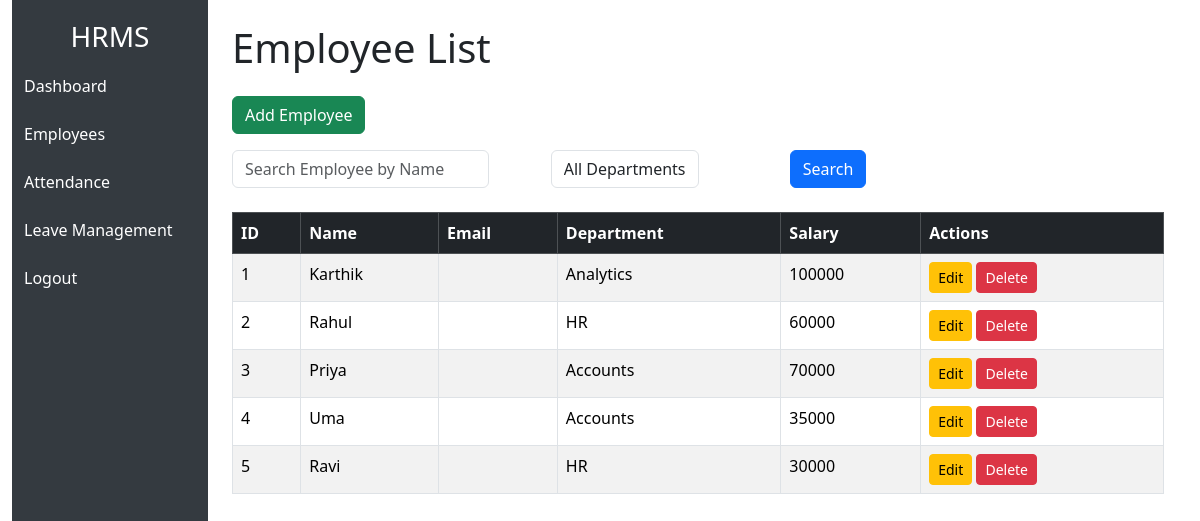
Before: /employees/ (signed in) with the older database file.
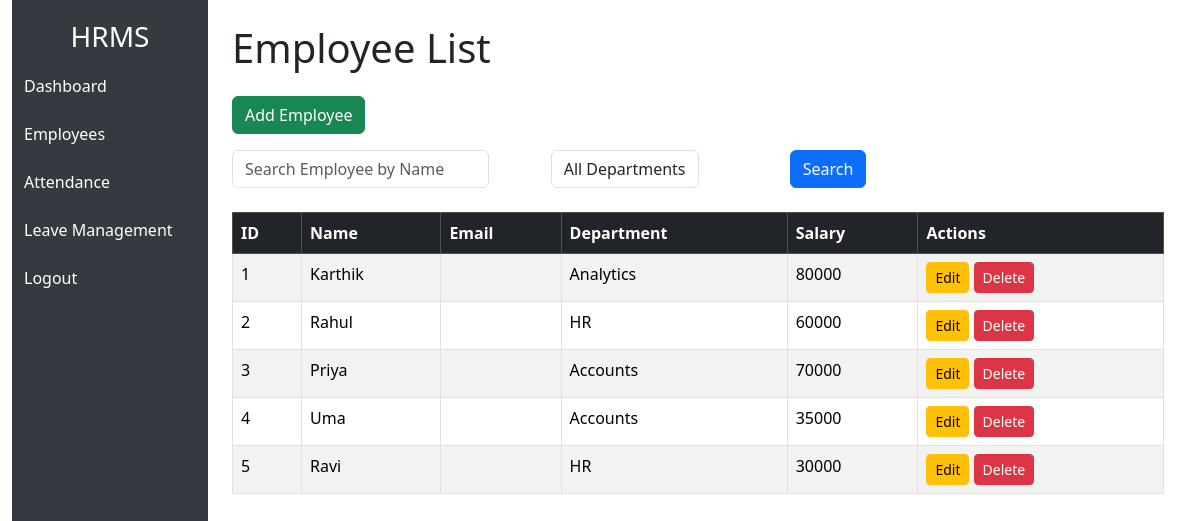
After: the same page with the newer database file.
### employees/models.py (models this page shows, shortened)
class Employee(models.Model):
    name = models.CharField(max_length=100)
    department = models.CharField(max_length=100)
    designation = models.CharField(max_length=100)
    salary = models.IntegerField()

### employees/views.py (the view)
# urls.py: path('', views.employee_list, name='employee_list'),
@login_required
def employee_list(request):
    employees = Employee.objects.all()
    search = request.GET.get('search')
    department = request.GET.get('department')
    if search:
        employees = employees.filter(
            name__icontains=search
        )
    if department:
        employees = employees.filter(
            department=department
        )
    context = {
        'employees': employees
    }
    return render(
        request,
        'employees/employee_list.html',
        context
    )

### employees/templates/employees/employee_list.html (shortened to what this page needs)
{% extends 'employees/base.html' %}
{% block content %}
<h1 class="mb-4">
    Employee List
</h1>
<div class="mb-3">
    <a href="/employees/add/"
       class="btn btn-success">
        Add Employee
    </a>
</div>
<form method="GET" class="mb-4">
    <div class="row">
        <div class="col-md-4">
            <label>
                <input type="text"
                       name="search"
                       class="form-control"
                       placeholder="Search Employee by Name">
            </label>
        </div>
        <div class="col-md-3">
            <label>
                <select name="department"
                        class="form-control">
                    <option value="">
                        All Departments
                    </option>
                </select>
            </label>
        </div>
        <div class="col-md-2">
            <button type="submit"
                    class="btn btn-primary">
                Search
            </button>
        </div>
    </div>
</form>
<table class="table table-bordered table-striped">
    <thead class="table-dark">
        <tr>
            <th>ID</th>
            <th>Name</th>
            <th>Email</th>
            <th>Department</th>
            <th>Salary</th>
            <th>Actions</th>
        </tr>
    </thead>
    <tbody>
        {% for employee in employees %}
        <tr>
            <td>
                {{ employee.id }}
            </td>
            <td>
                {{ employee.name }}
            </td>
            <td>
            </td>
            <td>
                {{ employee.department }}
            </td>
            <td>
                {{ employee.salary }}
            </td>
            <td>
                <a href="/employees/edit/{{ employee.id }}/"
                   class="btn btn-warning btn-sm">
                    Edit
                </a>
                <a href="/employees/delete/{{ employee.id }}/"
                   class="btn btn-danger btn-sm">
                    Delete
                </a>
            </td>
        </tr>
        {% endfor %}
    </tbody>
</table>
{% endblock %}

### employees/templates/employees/base.html (shortened to what this page needs)
<!DOCTYPE html>
<html>
<head>
    <link href="https://cdn.jsdelivr.net/npm/bootstrap@5.3.3/dist/css/bootstrap.min.css"
          rel="stylesheet">
</head>
<body>
<div class="container-fluid">
    <div class="row g-0">
        <div class="col-2 sidebar">
            <h3 class="text-white text-center">
                HRMS
            </h3>
            <a href="/employees/dashboard/">
                Dashboard
            </a>
            <a href="/employees/">
                Employees
            </a>
            <a href="/employees/attendance/">
                Attendance
            </a>
            <a href="/employees/leave/">
                Leave Management
            </a>
            <a href="/employees/logout/">
                Logout
            </a>
        </div>
        <div class="col-10 p-4">
            {% block content %}
            {% endblock %}
        </div>
    </div>
</div>
</body>
</html>

### employees/templates/employees/base.html (style rules this page uses)
body { margin: 0; padding: 0; }
.sidebar { height: 100vh; background-color: #343a40; padding-top: 20px; }
.sidebar a { color: white; display: block; padding: 12px; text-decoration: none; }

Changed rows visible on the page:
changed Employee "Karthik": salary "100000" → "80000"
